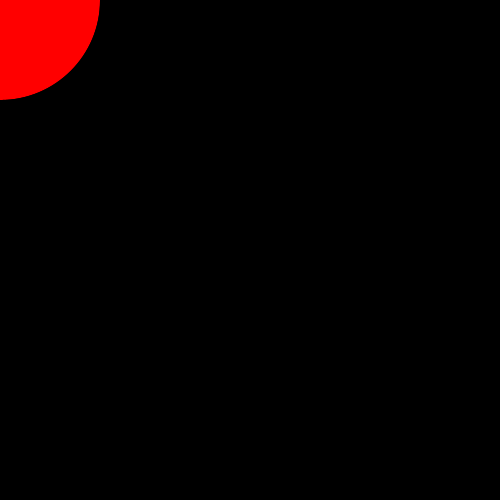
Frame 1 (no input)
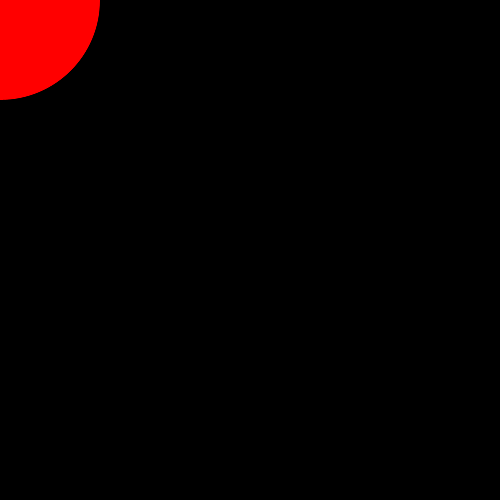
Frame 60 (the mouse pressed at the canvas centre just before this capture)
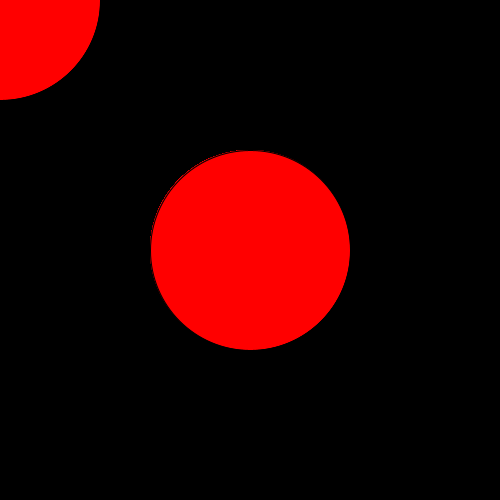
Frame 120 (the mouse held since frame 60 and released just before this capture)

The Processing sketch that drew these frames (run headless with seeded random() and noise(); from frame 60 on, the mouse is pressed at the canvas centre):

// Processing sketch: Getting_Started_With_Processing
// ── Getting_Started_With_Processing.pde
void setup()
{
 size(500,500);
 background(0);
}

void draw()
{
 // fill it with a red color
 fill(255,0,0);
 // draw a circle that follows the mouse
 ellipse(mouseX, mouseY, 200,200);
  
}
